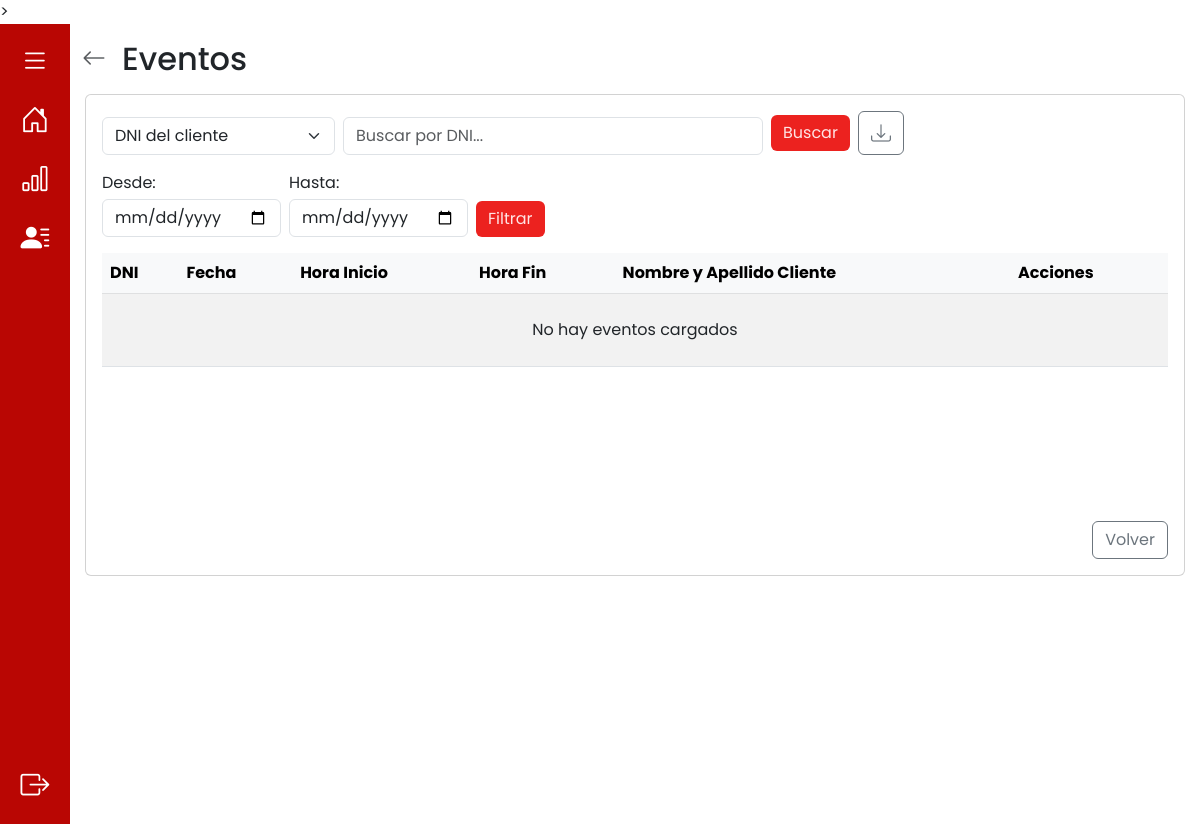
The app's page /eventos/ (signed in), older data.
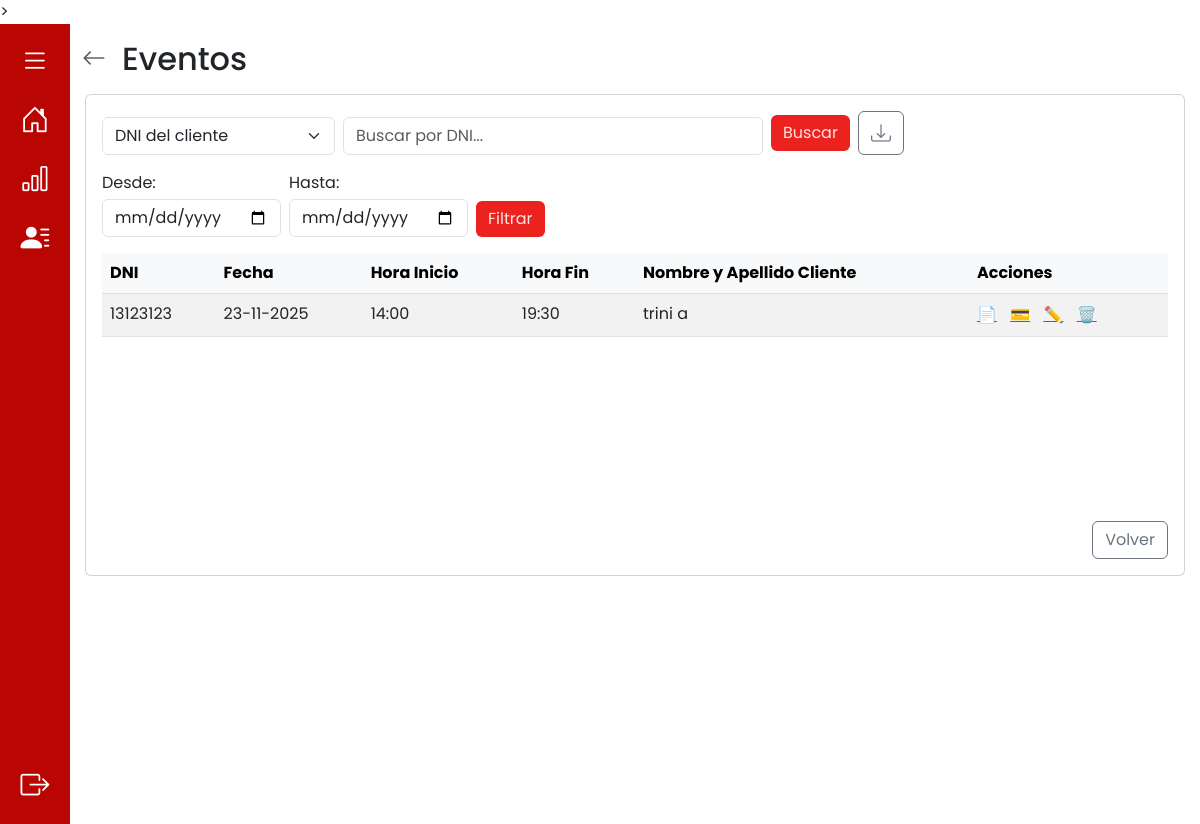
The same page, newer data.
### app/models.py (models this page shows, shortened)
class Evento(db.Model):
    __tablename__ = 'evento'
    id_evento = db.Column(db.Integer, primary_key=True, autoincrement=True)
    descripcion = db.Column(db.String(100))
    fecha_inicio = db.Column(db.DateTime, nullable=False)
    fecha_fin = db.Column(db.DateTime, nullable=False)
    observaciones = db.Column(db.String(100))
    monto_total = db.Column(db.Numeric(10, 2), nullable=False)
    adeuda = db.Column(db.Boolean, default=True) #esto se actualiza cuando todos los pagos == monto total
    nro_recibo = db.Column(db.Integer) #esto se actualiza cuando todos los pagos == monto total
    @property
    def monto_deuda(self):
        return float(self.monto_total) - sum(float(p.monto_pago) for p in self.pagos)
    dni = db.Column(db.String(20), db.ForeignKey('cliente.dni'), nullable=False)
    id_responsable_apertura = db.Column(db.Integer, db.ForeignKey('responsable_llave.id_responsable'))
    id_responsable_cierre = db.Column(db.Integer, db.ForeignKey('responsable_llave.id_responsable'))
    usuario_creacion = db.Column(db.String(10), db.ForeignKey('cuenta.nombre_usuario'), nullable=False)
    cliente = db.relationship('Cliente', back_populates='eventos')
    responsable_apertura = db.relationship('ResponsableLlave', foreign_keys=[id_responsable_apertura], back_populates='eventos_apertura')
    responsable_cierre = db.relationship('ResponsableLlave', foreign_keys=[id_responsable_cierre], back_populates='eventos_cierre')
    usuario = db.relationship('Cuenta', back_populates='eventos')
    pagos = db.relationship('Pago', back_populates='evento', cascade="all, delete-orphan")
    auditorias_evento = db.relationship('AuditoriaEvento', back_populates='evento', cascade="all, delete-orphan")

class Cliente(db.Model):
    __tablename__ = 'cliente'
    dni = db.Column(db.String(20), primary_key=True)
    nombre = db.Column(db.String(20), nullable=False)
    apellido = db.Column(db.String(20), nullable=False)
    telefono = db.Column(db.String(15), nullable=False)
    institucion = db.Column(db.String(40), nullable=True)
    eventos = db.relationship('Evento', back_populates='cliente', cascade="all, delete-orphan")

### app/routes/eventos_routes.py (the view)
@eventos_bp.route("/", methods=["GET"])
def eventos():
    try:
        eventos = Evento.query.all()
        return render_template('eventos.html', eventos = eventos)
    except Exception as e:
        print(f"Error al cargar eventos: {str(e)}")
        return render_template("eventos.html", mensaje="Error al cargar eventos")

### app/models.py (called while the page is built)
    def es_administrador(self):
        return Administrador.query.filter_by(nombre_usuario=self.nombre_usuario).first() is not None

### app/templates/eventos.html (shortened to what this page needs)
{% extends 'base.html' %} {% block title %} Eventos {% endblock %} {% block
content %}
<div class="container py-3">
  <div class="d-flex align-items-center mb-3">
    <a
      href="{{ url_for('auth.inicio') }}"
      class="text-muted me-3"
      aria-label="Volver"
    >
      <i class="bi bi-arrow-left fs-4"></i>
    </a>
    <h2 class="m-0">Eventos</h2>
  </div>
  <div class="d-flex justify-content-center">
    <div class="card w-100" style="max-width: 1100px">
      <div class="card-body d-flex flex-column" style="min-height: 60vh">
        <div class="row mb-3">
          <div class="col-12">
            <form
              action="{{ url_for('eventos_bp.buscar_evento_campo') }}"
              method="POST"
              class="d-flex gap-2 align-items-end"
            >
              <div>
                <select name="campo" id="campo" class="form-select">
                  <option value="dni" selected>DNI del cliente</option>
                </select>
              </div>
              <div class="flex-grow-1" style="max-width:420px;">
                <input type="search" name="valor" id="valor" class="form-control" placeholder="Buscar por DNI..." aria-label="Buscar" />
              </div>
              <div class="d-flex align-items-center">
                  <button type="submit" class="btn btn-custom me-2">Buscar</button>
                  <button type="button" id="downloadPdfBtn" class="btn btn-outline-secondary" title="Descargar lista (PDF)">
                    <i class="bi bi-download fs-5"></i>
                </button>
              </div>
            </form>
          </div>
        </div>
        <div class="row mb-3">
          <div class="col-12">
            <form
              action="{{ url_for('eventos_bp.rango_eventos_por_fecha') }}"
              method="GET"
              class="d-flex gap-2 align-items-end"
            >
              <div>
                <label class="form-label mb-1">Desde:</label>
                <input
                  type="date"
                  id="desde"
                  name="desde"
                  class="form-control"
                />
              </div>
              <div>
                <label class="form-label mb-1">Hasta:</label>
                <input
                  type="date"
                  id="hasta"
                  name="hasta"
                  class="form-control"
                />
              </div>
              <div class="align-self-end">
                <button type="submit" class="btn btn-custom">Filtrar</button>
              </div>
            </form>
          </div>
        </div>
        <div class="row flex-grow-1 mb-3">
          <div class="col-12">
            <div style="max-height: 50vh; overflow: auto">
              <table class="table table-striped table-hover mb-0">
                <thead
                  class="table-light position-sticky top-0"
                  style="z-index: 1"
                >
                  <tr>
                    <th>DNI</th>
                    <th>Fecha</th>
                    <th>Hora Inicio</th>
                    <th>Hora Fin</th>
                    <th>Nombre y Apellido Cliente</th>
                    <th>Acciones</th>
                  </tr>
                </thead>
                <tbody>
                  {% for evento in eventos %}
                  <tr>
                    <td class="td-dni">{{ evento.dni }}</td>
                    <td>{{ evento.fecha_inicio.strftime('%d-%m-%Y') if evento.fecha_inicio else 'N/A' }}</td>
                    <td>{{ evento.fecha_inicio.strftime('%H:%M') if evento.fecha_inicio else 'N/A' }}</td>
                    <td>{{ evento.fecha_fin.strftime('%H:%M') if evento.fecha_fin else 'N/A' }}</td>
                    <td>
                      {{ evento.cliente.nombre }} {{
                      evento.cliente.apellido }}
                    </td>
                    <td class="acciones">
                      <a
                        href="{{ url_for('eventos_bp.detalles_evento', id_evento=evento.id_evento) }}"
                        class="me-2"
                        >📄</a
                      >
                      {% if current_user.es_administrador() %}
                      <button
                        type="button"
                        class="me-2 btn btn-link p-0 openAddPaymentBtn"
                        data-action="{{ url_for('ingresos.agregar_pago', id_evento=evento.id_evento) }}"
                        data-id="{{ evento.id_evento }}"
                        data-descripcion="{{ evento.descripcion | e }}"
                        data-monto="{{ evento.monto_total }}"
                        data-monto-deuda="{{ (evento.monto_deuda if evento.monto_deuda is defined else (evento.monto_total - (evento.pagos | map(attribute='monto_pago') | sum))) }}"
                        data-adeuda="{{ '1' if evento.adeuda else '0' }}"
                        data-cliente-nombre="{{ evento.cliente.nombre if evento.cliente is defined else '' }}"
                        data-cliente-apellido="{{ evento.cliente.apellido if evento.cliente is defined else '' }}"
                        data-cliente-dni="{{ evento.cliente.dni if evento.cliente is defined else '' }}"
                        data-responsable-nombre="{{ evento.responsable_apertura.nombre if evento.responsable_apertura is defined else '' }}"
                        data-responsable-apellido="{{ evento.responsable_apertura.apellido if evento.responsable_apertura is defined else '' }}"
                      >
                        💳
                      </button>
                      <a
                        href="{{ url_for('eventos_bp.editar_evento', id_evento=evento.id_evento) }}"
                        class="me-2"
                        >✏️</a
                      >
                      <form
                        action="{{ url_for('eventos_bp.eliminar_evento', id_evento=evento.id_evento) }}"
                        method="POST"
                        style="display: inline"
                      >
                        <button
                          type="submit"
                          class="btn btn-link p-0 text-danger"
                          onclick="return confirm('¿Seguro que querés eliminar este evento?')"
                        >
                          🗑️
                        </button>
                      </form>
                      {% endif %}
                    </td>
                  </tr>
                  {% else %}
                  <tr>
                    <td colspan="7" class="text-center py-4">
                      No hay eventos cargados
                    </td>
                  </tr>
                  {% endfor %}
                </tbody>
              </table>
            </div>
          </div>
        </div>
        <div class="row">
          <div class="col-md-8 d-flex flex-column justify-content-center">
          </div>
          <div class="col-md-4 d-flex justify-content-end align-items-center">
            <a href="{{ url_for('auth.inicio') }}" class="btn btn-outline-secondary">Volver</a>
          </div>
        </div>
      </div>
    </div>
  </div>
</div>
{% endblock %}

### app/templates/base.html (shortened to what this page needs)
<!DOCTYPE html>
<html>
  <head>
    <link
      href="https://cdn.jsdelivr.net/npm/bootstrap@5.3.0/dist/css/bootstrap.min.css"
      rel="stylesheet"
    />
    <link
      href="https://cdn.jsdelivr.net/npm/bootstrap-icons@1.11.3/font/bootstrap-icons.css"
      rel="stylesheet"
    />
    <link
      rel="stylesheet"
      href=" {{ url_for('static', filename ='css/style.css') }}"
    />
    {% block extra_head %}
    <link
      href="https://cdn.jsdelivr.net/npm/fullcalendar@6.1.8/index.global.min.css"
      rel="stylesheet"
    />
    <link
      href="{{ url_for('static', filename='css/calendar.css') }}"
      rel="stylesheet"
    />
    {% endblock %}
  </head>
  <body>
    <div class="layout-with-sidebar">
      <nav class="sidebar bg-pry p-3" aria-label="Barra lateral">
        <ul class="nav flex-column align-items-center h-100" style="gap: 1rem">
          <li class="nav-item">
            <a class="nav-link p-0" href="#" aria-label="Menu">
              <i class="bi bi-list text-white" style="font-size: 1.8rem"></i>
            </a>
          </li>
          <li
            class="nav-item {% if active_page == 'inicio' %}active-nav{% endif %}"
          >
            <a
              class="nav-link p-0"
              href="{{ url_for('auth.inicio') }}"
              title="Inicio"
            >
              <i
                class="bi bi-house-door {% if active_page == 'inicio' %}text-secondary{% else %}text-white{% endif %}"
                style="font-size: 1.8rem"
              ></i>
            </a>
          </li>
          {% if current_user.es_administrador() %}
          <li
            class="nav-item {% if active_page == 'ingresos' %}active-nav{% endif %}"
          >
            <a
              class="nav-link p-0"
              href="{{ url_for('ingresos.ingresos') }}"
              title="Ingresos"
            >
              <i
                class="bi bi-bar-chart {% if active_page == 'ingresos' %}text-secondary{% else %}text-white{% endif %}"
                style="font-size: 1.8rem"
              ></i>
            </a>
          </li>
          {% endif %} {% if current_user.es_administrador() %}
          <li
            class="nav-item {% if active_page == 'cuentas' %}active-nav{% endif %}"
          >
            <a
              class="nav-link p-0"
              href="{{ url_for('cuentas.cuentas') }}"
              title="Cuentas"
            >
              <i
                class="bi bi-person-lines-fill {% if active_page == 'cuentas' %}text-secondary{% else %}text-white{% endif %}"
                style="font-size: 1.8rem"
              ></i>
            </a>
          </li>
          {% endif %}
          <li class="nav-item mt-auto">
            <a
              class="nav-link p-0 text-white"
              href="{{ url_for('auth.salir') }}"
              aria-label="Cerrar sesión"
              title="Cerrar sesión"
            >
              <i
                class="bi bi-box-arrow-right text-white"
                style="font-size: 1.8rem"
              ></i>
            </a>
          </li>
        </ul>
      </nav>
      <main class="main-content flex-grow-1">
        {% block content %} {% endblock %}
      </main>
    </div>
  </body>
</html>

### app/static/css/style.css (style rules this page uses)
:root { --color-primario: #b90603; --color-hover: #ffe4e4; --color-btn: #ec221f; }
html, body { height: 100%; margin: 0; overflow-x: hidden; }
body { font-family: "Poppins", sans-serif; font-weight: 400; font-style: normal; margin: 0; padding: 0; }
.layout-with-sidebar { display: flex; align-items: stretch; min-height: 100vh; }
.sidebar { width: 70px; display: flex; flex-direction: column; align-items: center; padding-top: 1rem; padding-bottom: 1rem; height: auto; overflow-y: auto; }
.main-content { flex: 1; min-height: 0; background: transparent; padding: 0; }
.btn-custom { background-color: var(--color-btn); color: var(--color-hover); border: none; transition: background 0.2s; }
.bg-pry { background-color: var(--color-primario); }

Row changes from the older to the newer data that the page shows:
added Evento: dni "13123123", fecha_inicio "23-11-2025", fecha_inicio "14:00", fecha_fin "19:30", cliente.nombre "trini", cliente.apellido "a"
Text that changed along with them:
text no longer shown: "No hay eventos cargados"
